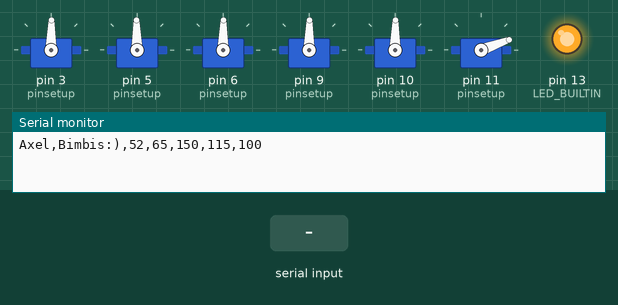
The sketch below on a simulated Arduino Uno, built with avr-gcc and run on an emulated ATmega328P. Shown: 6 × servo, output pins drawn as LEDs (lit = HIGH), the last lines printed to the serial monitor. The test bench sets the inputs (shaded band).

Above: at 1.3 s.
1.4 s: "reset\n" received over Serial
At 2.9 s:
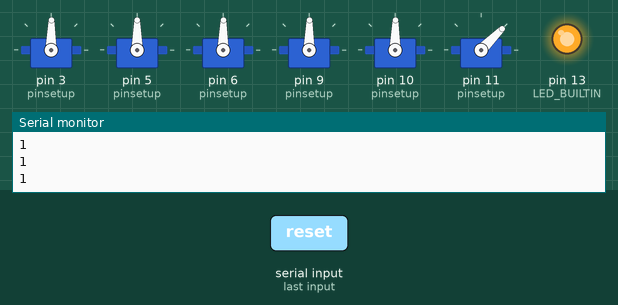
4.4 s: "30,150\n" received over Serial
At 5.7 s:
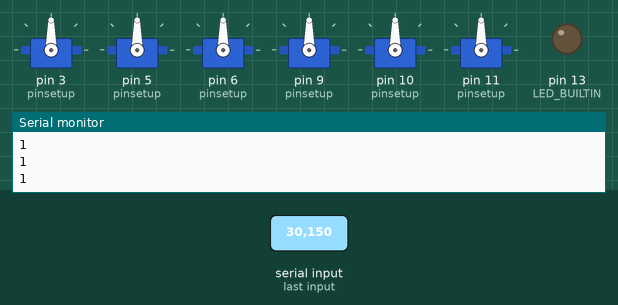
6.0 s: "90\n" received over Serial
At 7.2 s:
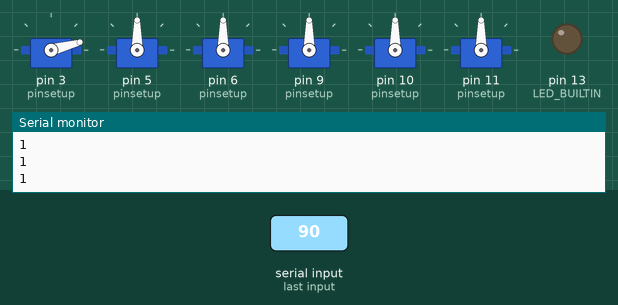
7.5 s: "90,45\n" received over Serial
At 7.8 s:
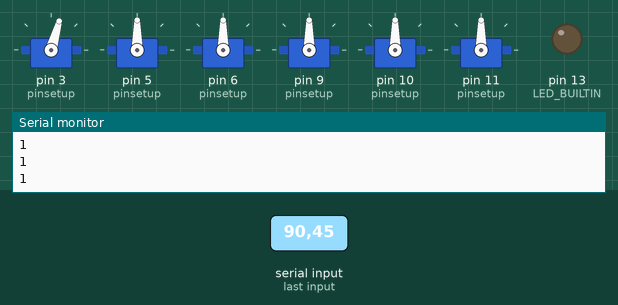
9.0 s: "1,90,45\n" received over Serial
At 10.2 s:
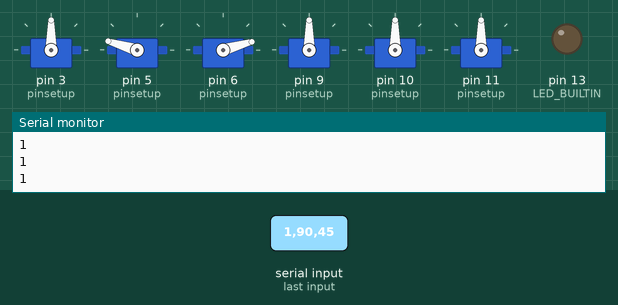
10.5 s: "200\n" received over Serial
At 11.0 s:
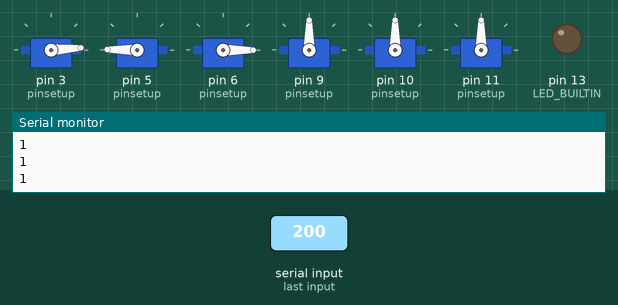
Timing chart, 0 to 13.2 s (numbered marks = the images above; inputs shaded):
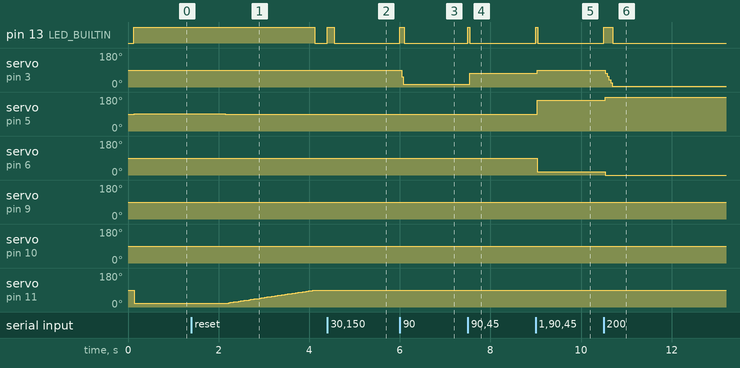

Measured:
- after the input at 1.4 s, pin 13 (LED_BUILTIN): HIGH → LOW after 2.7 s instead of 0.72 s; servo on pin 5 (pinsetup): 91° → 90° after 0.74 s; servo on pin 11 (pinsetup): moves from 20° to 89° over 1.9 s, starting after 0.76 s
- after the input at 4.4 s, pin 13 (LED_BUILTIN): LOW → HIGH at once, → LOW 0.15 s later; servo on pin 3 (pinsetup), servo on pin 6 (pinsetup), servo on pin 9 (pinsetup), servo on pin 10 (pinsetup), servo on pin 11 (pinsetup): 89° → 90° at once; servo on pin 5 (pinsetup): 90° → 89° at once, → 90° 0.13 s later
- after the input at 6.0 s, pin 13 (LED_BUILTIN): LOW → HIGH at once, → LOW 0.09 s later; servo on pin 3 (pinsetup): 90° → 15° at once
- after the input at 7.5 s, pin 13 (LED_BUILTIN): LOW → HIGH at once, → LOW 0.05 s later; servo on pin 3 (pinsetup): 15° → 74° at once
- after the input at 9.0 s, pin 13 (LED_BUILTIN): LOW → HIGH at once, → LOW 0.05 s later; servo on pin 3 (pinsetup): 74° → 90° at once; servo on pin 5 (pinsetup): 90° → 163° at once; servo on pin 6 (pinsetup): 90° → 16° at once
- after the input at 10.5 s, pin 13 (LED_BUILTIN): LOW → HIGH at once, → LOW 0.20 s later; servo on pin 3 (pinsetup): 90° → 4° at once; servo on pin 5 (pinsetup): 163° → 180° at once, → 179° 0.15 s later; servo on pin 6 (pinsetup): 16° → 0° at once

The sketch:

Bimbis_RP-AR_test.ino
```cpp
#include "parametre.h"
#include <Servo.h>

/*
   všetko dôležité je vysvetlené v Angie kóde.. tu sú len špecificné veci
   ktoré Angie kód nemá vysvetlené.. ostatné je to isté

   môžete si pozrieť celí projekt a dokoumentáciu na https://github.com/okmas-32/Axel

*/

Servo servo[6];
#define NUM_SERVOS (sizeof(servo) / sizeof(Servo))
const int sernum = NUM_SERVOS;

const byte pinsetup[] = {sr1, sr2, sr3, sr4, sr5, sr6};
int ser1max = ser1maxp, ser1min = ser1minp,
    ser2max = ser2maxp, ser2min = ser2minp,
    ser3max = ser3maxp, ser3min = ser3minp,
    ser4max = ser4maxp, ser4min = ser4minp,
    ser5max = ser5maxp, ser5min = ser5minp,
    ser6max = ser6maxp, ser6min = ser6minp;
const int serRozsah[] = {ser1max, ser1min, ser2max, ser2min, ser3max, ser3min, ser4max, ser4min, ser5max, ser5min, ser6max, ser6min};
String spa = space;
String input = "";

bool debug = debugb;
/*
   ak kód nefunguje keď je zapojený do počítaču kde beží Axel Python program
   tak skontroluj či v parametroch neni debug daný na true.. to neočakáva Python
*/
String debugs = "debug:";

float uhol[] = {0, 0, 0, 0, 0};
float beta[] = {0, 0, 0, 0, 0};
int milis = 2000;

String base = _base, waist = _waist, arm1 = _arm1, arm2 = _arm2, hook = _hook;

unsigned long aktMill = millis();
bool ndone = true, loo = false;

int counter = 0;
int lastIndex = 0;
long predMilldon = aktMill;

//-----------------------------------------------------------------------------------------------
void setup() {//========================================setup
  pinMode(LED_BUILTIN, OUTPUT);
  Serial.begin(SERIAL_BAUD);
  Serial.print(serStart);
  Serial.print(base + spa + waist + spa + arm1 + spa + arm2 + spa + hook);
  Serial.print('\n');

  // MÁM O JEDNO SERVO NAVIAC
  int count = 0;
  int u[] = {0, 0, 0, 0, 0, 0};
  if (ARMservo) {
    for (int i = 0; i < sernum; i++) {
      servo[i].attach(pinsetup[i]);
      delay(20);
      u[i] = (serRozsah[count] - serRozsah[count + 1]) / 2 ;
      count = count + 2;
      if (debug) {
        Serial.println(count);
        Serial.println(u[i]);
        Serial.println(pinsetup[i]);
      }
      servo[i].write(u[i]);
    }

    // radsej sa nepýtajte
    uhol[0] = u[0];
    uhol[1] = u[1];
    uhol[2] = u[3];
    uhol[3] = u[4];
    uhol[4] = u[5];

    beta[0] = u[0];
    beta[1] = u[1];
    beta[2] = u[3];
    beta[3] = u[4];
    beta[4] = u[5];
  }
  if (debug) {
    Serial.print('\n'); Serial.print("pocet serv s ktorym sa pocita: ");
    Serial.println(sernum);
  }
}


//  4500,4500,4500,25,25,2000

bool movMe(Servo *ser , float *_beta, int betan , int _cas, float *_alfa, int alfan, int special = 0) {
  digitalWrite(LED_BUILTIN, HIGH);
  int cas = _cas;
  long t = 0;

  if (debug) {
    Serial.print("betan: "); Serial.println(betan);
    Serial.print("alfan: "); Serial.println(alfan);
    Serial.print("betan1: "); Serial.println(_beta[0]);
  }

  float uh[alfan];
  for (int i = 0; i < alfan; i++) {
    uh[i] = _alfa[i];
    if (debug) {
      Serial.println(uh[i]);
    }
  }
  int oneskorenie = 19;

  aktMill = millis();
  long predMill = aktMill;
  long predMillt = aktMill;

  while (true) {

    for (int i = 0; i < alfan ; i++) { //výpočet uhlov je vzhľadom k uhlom
      t += aktMill - predMillt;
      uh[i] = _alfa[i] + (((_beta[i] - _alfa[i]) / cas) * t );
      predMillt = aktMill;
    }

    aktMill = millis();

    if ((aktMill - predMill) >= oneskorenie) {
      int count_ser = 0;
      for (int i = 0; i < alfan; i++) {
        if (t > cas) {
          uh[i] = uhol[i];
        }

        if (i == 1) {
          if (ARMservo) {
            servo[count_ser].write(180 - uh[i]);
            servo[count_ser + 1].write(uh[i]);
            count_ser += 2;
          }
          if ((debug) or (justdbg)) {
            Serial.print("normal SERVO: ");
            Serial.println(uh[i - 1]);
            Serial.print("SPECIAL SERVO: ");
            Serial.println(180 - uh[i]);
          }
        }

        else {
          if ((debug) or (justdbg)) {
            Serial.print("normal SERVO: ");
            Serial.println(uh[i]);
          }
          else {
            if (ARMservo) {
              servo[count_ser].write(uh[i]);
              count_ser++;
            }
          }
        }

        if (debug) {
          Serial.print(debugs); Serial.print("t: "); Serial.println(t); // ser.write(uh);
          Serial.print(debugs); Serial.print("UH: "); Serial.println(uh[i]);
        }
      }
      if (debug) {
        Serial.print('\n'); Serial.print("-----------ciklus-----------"); Serial.print('\n');
      }
      predMill = aktMill;
    }

    if (t > cas) {
      for (int i = 0; i < sernum ; i++) {
        beta[i] = uh[i];
        if (i + 1 == sernum) {
          Serial.println("1");
          digitalWrite(LED_BUILTIN, LOW);
          ndone = false;
          return;
        }
      }
    }
  }
}


void loop() {//========================================loop
  while (Serial.available() > 0) {
    char rec = Serial.read();
    if (rec == '\n') {

      if (debug) {
        Serial.println("------------------");
        Serial.print(debugs);
        Serial.print("inpud: ");
        Serial.println(input);
      }
      if (input == "reset") {
        for (int z = 0; z < 5; z++) {
          uhol[z] = 90;
          milis = 2000;
        }
        input = "";
        counter = 0;
        lastIndex = 0;
        rec = "";
        ndone = true;
        if (debug) {
          Serial.print("reset");
          Serial.print('\n');
        }
      }
      else {
        counter = 0;
        lastIndex = 0;
        rec = "";
        ndone = true;

        //==================================================spracovávanie dát
        for (int i = 0; i < input.length(); i++) {
          if (input.substring(i, i + 1) == ",") {

            uhol[counter] = input.substring(lastIndex, i).toFloat() / 100;

            if (counter == 4) { // úprava percent do rozsahu lebo servo nemá celý rozsah volný
              uhol[counter] = (uhol[counter] * (ser5max - ser5min));
            }

            if (counter == 3) {
              uhol[counter] = uhol[counter] * 180;
            }

            //(*1) hviezdne servo je kladné k pracovisku
            if (counter == 2) {
              uhol[counter] = uhol[counter]-90;
              if (uhol[counter] < 0) {// limit serva.. nemôže ísť nižšie
                uhol[counter] = 0;
              }
            }

            if (counter == 0) {
              uhol[counter] = uhol[counter] + 90;
            }

            lastIndex = i + 1;

            if (debug) {
              Serial.print(debugs + " ");
              Serial.println(uhol[counter]);
            }

            /*
              if (counter > sernum + 1) {
              for (int i = 0; i < sernum; i++) {
                if (uhol[i] <= serRozsah[i]) {
                  uhol[i] = serRozsah[i];
                  i++;
                }
                if (uhol[i] >= serRozsah[i + 1]) {
                  uhol[i] = serRozsah[i + 1];
                  i++;
                }
                else {
                  i++;
                }
              }
              i = input.length();
              }
            */

            counter++;
          }

          if (input.length() == i + 1) {
            milis = input.substring(lastIndex, i + 1).toInt();

            if (debug) {
              Serial.print(debugs + " milis: ");
              Serial.println(milis);
            }
          }
        }
      }
      input = "";
      counter = 0;
      lastIndex = 0;
      rec = "";
      ndone = true;
      if (debug) {
        Serial.print('\n');
      }
    }
    else {
      input += rec;
    }
  }

  loo = ((uhol[0] != beta[0]) or (uhol[1] != beta[1]) or ((uhol[3] != beta[3]) or (uhol[2] != beta[2])) or ((uhol[4] != beta[4]) or (uhol[5] != beta[5])));

  if (loo and ndone) {
    movMe(servo, uhol, (sizeof(uhol) / sizeof(float)), milis, beta, (sizeof(beta) / sizeof(float)));
    loo = ((uhol[0] != beta[0]) or (uhol[1] != beta[1]) or ((uhol[3] != beta[3]) or (uhol[2] != beta[2])) or ((uhol[4] != beta[4]) or (uhol[5] != beta[5])));
    Serial.println("1");
  }

  aktMill = millis();
  if ((aktMill - predMilldon) >= milis) {
    Serial.println("1");
    predMilldon = aktMill;
  }

}


//(*1) hviezdne servo sa volá to servo preto lebo sa pozerá hore na hviezdy a keby to tak neni tak ja som už mohol dávno SPAŤ
```

parametre.h
```cpp
#ifndef PARAMETERS_H
#define PARAMETERS_H

#define debugb false
#define justdbg false
#define ARMservo true

#define serStart "Axel,Bimbis:),"
#define space ","
#define SERIAL_BAUD 115200

// v milimetroch
#define _base "52"
#define _waist "65"
#define _arm1 "150"
#define _arm2 "115"
#define _hook "100"

// keby bolo treba prekontrolovať matematiku na Arduine samotnom
#define i_base 52
#define i_waist 65
#define i_arm1 150
#define i_arm2 115
#define i_hak 100

// piny na servá
#define sr1 3
#define sr2 5   // "twins" angry twin
#define sr3 6   // "twins" normal twin
#define sr4 9
#define sr5 10
#define sr6 11  // tool: 140-180°

// maximum a minimum pre posledné servo
// note je to pre kontrolu seriových dát takže "twins" sa sem nepočítajú
#define ser1maxp 180
#define ser1minp 1

#define ser2maxp 180
#define ser2minp 1

#define ser3maxp 180
#define ser3minp 1

#define ser4maxp 180
#define ser4minp 1

// zápästie
#define ser5maxp 180
#define ser5minp 1

// chnapaky
#define ser6maxp 180
#define ser6minp 140

#endif
```
